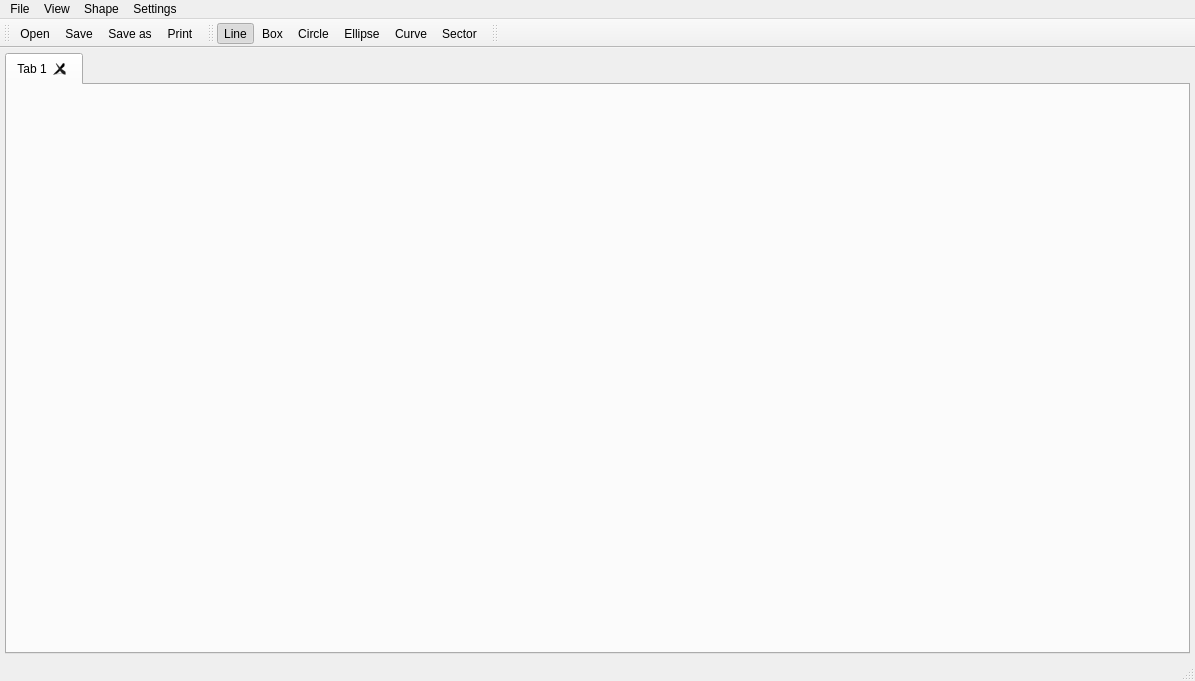
<?xml version="1.0" encoding="UTF-8"?>
<ui version="4.0">
 <class>MainWindowClass</class>
 <widget class="QMainWindow" name="MainWindowClass">
  <property name="geometry">
   <rect>
    <x>0</x>
    <y>0</y>
    <width>1195</width>
    <height>681</height>
   </rect>
  </property>
  <property name="sizePolicy">
   <sizepolicy hsizetype="Preferred" vsizetype="Preferred">
    <horstretch>0</horstretch>
    <verstretch>0</verstretch>
   </sizepolicy>
  </property>
  <property name="windowTitle">
   <string>Protractor</string>
  </property>
  <property name="documentMode">
   <bool>false</bool>
  </property>
  <widget class="QWidget" name="centralWidget">
   <layout class="QGridLayout" name="gridLayout">
    <property name="leftMargin">
     <number>5</number>
    </property>
    <property name="topMargin">
     <number>5</number>
    </property>
    <property name="rightMargin">
     <number>5</number>
    </property>
    <property name="bottomMargin">
     <number>5</number>
    </property>
    <item row="0" column="0">
     <widget class="QTabWidget" name="documentTabs">
      <property name="currentIndex">
       <number>0</number>
      </property>
      <property name="tabsClosable">
       <bool>true</bool>
      </property>
      <property name="movable">
       <bool>true</bool>
      </property>
      <widget class="QWidget" name="tab">
       <attribute name="title">
        <string>Tab 1</string>
       </attribute>
      </widget>
     </widget>
    </item>
   </layout>
  </widget>
  <widget class="QToolBar" name="mainToolBar">
   <property name="windowTitle">
    <string>File ToolBar</string>
   </property>
   <property name="orientation">
    <enum>Qt::Horizontal</enum>
   </property>
   <attribute name="toolBarArea">
    <enum>TopToolBarArea</enum>
   </attribute>
   <attribute name="toolBarBreak">
    <bool>false</bool>
   </attribute>
   <addaction name="actionOpen"/>
   <addaction name="actionSave"/>
   <addaction name="actionSave_as"/>
   <addaction name="actionPrint"/>
  </widget>
  <widget class="QStatusBar" name="mainStatusBar"/>
  <widget class="QMenuBar" name="menuBar">
   <property name="geometry">
    <rect>
     <x>0</x>
     <y>0</y>
     <width>1195</width>
     <height>22</height>
    </rect>
   </property>
   <widget class="QMenu" name="menuFile">
    <property name="title">
     <string>File</string>
    </property>
    <widget class="QMenu" name="menuNew">
     <property name="title">
      <string>New</string>
     </property>
     <property name="icon">
      <iconset resource="MainWindow.qrc">
       <normaloff>:/res/icons/newFile.ico</normaloff>:/res/icons/newFile.ico</iconset>
     </property>
     <addaction name="actionNewA3File"/>
     <addaction name="actionNewA4File"/>
    </widget>
    <addaction name="menuNew"/>
    <addaction name="actionOpen"/>
    <addaction name="actionSave"/>
    <addaction name="actionSave_as"/>
    <addaction name="actionPrint"/>
   </widget>
   <widget class="QMenu" name="menuShape">
    <property name="tearOffEnabled">
     <bool>true</bool>
    </property>
    <property name="title">
     <string>Shape</string>
    </property>
    <addaction name="actionLine"/>
    <addaction name="actionBox"/>
    <addaction name="actionCircle"/>
    <addaction name="actionEllipse"/>
    <addaction name="actionCurve"/>
    <addaction name="actionSector"/>
   </widget>
   <widget class="QMenu" name="menuView">
    <property name="title">
     <string>View</string>
    </property>
    <addaction name="actionReset_Transform"/>
   </widget>
   <widget class="QMenu" name="menuSettings">
    <property name="title">
     <string>Settings</string>
    </property>
    <addaction name="actionSet_Node_Location"/>
   </widget>
   <addaction name="menuFile"/>
   <addaction name="menuView"/>
   <addaction name="menuShape"/>
   <addaction name="menuSettings"/>
  </widget>
  <widget class="QToolBar" name="shapeToolBar">
   <property name="cursor">
    <cursorShape>ArrowCursor</cursorShape>
   </property>
   <property name="windowTitle">
    <string>Shapes ToolBar</string>
   </property>
   <attribute name="toolBarArea">
    <enum>TopToolBarArea</enum>
   </attribute>
   <attribute name="toolBarBreak">
    <bool>false</bool>
   </attribute>
   <addaction name="actionLine"/>
   <addaction name="actionBox"/>
   <addaction name="actionCircle"/>
   <addaction name="actionEllipse"/>
   <addaction name="actionCurve"/>
   <addaction name="actionSector"/>
  </widget>
  <widget class="QToolBar" name="lineSettingsToolBar">
   <property name="windowTitle">
    <string>Settings ToolBar</string>
   </property>
   <attribute name="toolBarArea">
    <enum>TopToolBarArea</enum>
   </attribute>
   <attribute name="toolBarBreak">
    <bool>false</bool>
   </attribute>
  </widget>
  <action name="actionOpen">
   <property name="icon">
    <iconset resource="MainWindow.qrc">
     <normaloff>:/res/icons/open.ico</normaloff>:/res/icons/open.ico</iconset>
   </property>
   <property name="text">
    <string>Open</string>
   </property>
   <property name="shortcut">
    <string>Ctrl+O</string>
   </property>
  </action>
  <action name="actionSave">
   <property name="icon">
    <iconset resource="MainWindow.qrc">
     <normaloff>:/res/icons/save.ico</normaloff>:/res/icons/save.ico</iconset>
   </property>
   <property name="text">
    <string>Save</string>
   </property>
   <property name="shortcut">
    <string>Ctrl+S</string>
   </property>
  </action>
  <action name="actionSave_as">
   <property name="icon">
    <iconset resource="MainWindow.qrc">
     <normaloff>:/res/icons/saveAs.ico</normaloff>:/res/icons/saveAs.ico</iconset>
   </property>
   <property name="text">
    <string>Save as</string>
   </property>
   <property name="shortcut">
    <string>Alt+S</string>
   </property>
  </action>
  <action name="actionNewA3File">
   <property name="text">
    <string>A3</string>
   </property>
  </action>
  <action name="actionNewA4File">
   <property name="text">
    <string>A4</string>
   </property>
  </action>
  <action name="actionPrint">
   <property name="icon">
    <iconset resource="MainWindow.qrc">
     <normaloff>:/res/icons/print.ico</normaloff>:/res/icons/print.ico</iconset>
   </property>
   <property name="text">
    <string>Print</string>
   </property>
   <property name="shortcut">
    <string>Ctrl+P</string>
   </property>
  </action>
  <action name="actionLine">
   <property name="checkable">
    <bool>true</bool>
   </property>
   <property name="checked">
    <bool>true</bool>
   </property>
   <property name="icon">
    <iconset resource="MainWindow.qrc">
     <normaloff>:/res/icons/line.ico</normaloff>:/res/icons/line.ico</iconset>
   </property>
   <property name="text">
    <string>Line</string>
   </property>
  </action>
  <action name="actionBox">
   <property name="checkable">
    <bool>true</bool>
   </property>
   <property name="checked">
    <bool>false</bool>
   </property>
   <property name="icon">
    <iconset resource="MainWindow.qrc">
     <normaloff>:/res/icons/rectangle.ico</normaloff>:/res/icons/rectangle.ico</iconset>
   </property>
   <property name="text">
    <string>Box</string>
   </property>
  </action>
  <action name="actionCircle">
   <property name="checkable">
    <bool>true</bool>
   </property>
   <property name="icon">
    <iconset resource="MainWindow.qrc">
     <normaloff>:/res/icons/circle.ico</normaloff>:/res/icons/circle.ico</iconset>
   </property>
   <property name="text">
    <string>Circle</string>
   </property>
  </action>
  <action name="actionEllipse">
   <property name="checkable">
    <bool>true</bool>
   </property>
   <property name="icon">
    <iconset resource="MainWindow.qrc">
     <normaloff>:/res/icons/ellipse.ico</normaloff>:/res/icons/ellipse.ico</iconset>
   </property>
   <property name="text">
    <string>Ellipse</string>
   </property>
  </action>
  <action name="actionCurve">
   <property name="checkable">
    <bool>true</bool>
   </property>
   <property name="icon">
    <iconset resource="MainWindow.qrc">
     <normaloff>:/res/icons/curve.ico</normaloff>:/res/icons/curve.ico</iconset>
   </property>
   <property name="text">
    <string>Curve</string>
   </property>
  </action>
  <action name="actionReset_Transform">
   <property name="text">
    <string>Reset Transform</string>
   </property>
   <property name="shortcut">
    <string>Ctrl+R</string>
   </property>
  </action>
  <action name="actionSector">
   <property name="checkable">
    <bool>true</bool>
   </property>
   <property name="icon">
    <iconset resource="MainWindow.qrc">
     <normaloff>:/res/icons/sector.ico</normaloff>:/res/icons/sector.ico</iconset>
   </property>
   <property name="text">
    <string>Sector</string>
   </property>
  </action>
  <action name="actionSet_Node_Location">
   <property name="text">
    <string>Set Node Location</string>
   </property>
   <property name="shortcut">
    <string>Ctrl+L</string>
   </property>
  </action>
 </widget>
 <layoutdefault spacing="6" margin="11"/>
 <resources>
  <include location="MainWindow.qrc"/>
 </resources>
 <connections/>
</ui>
